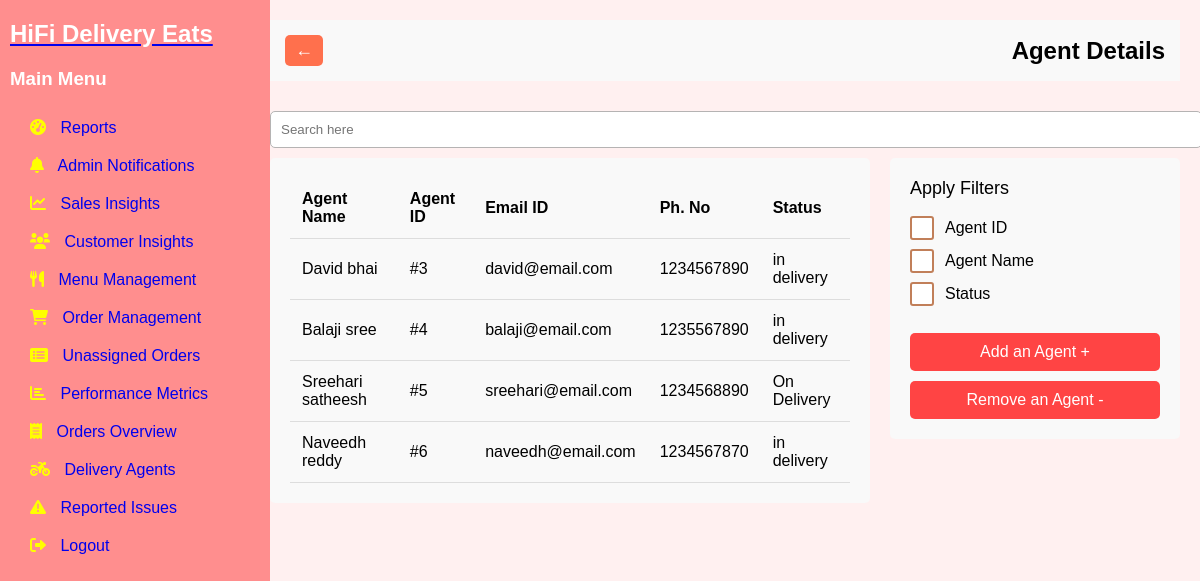
Page /staff-details (signed in) on the earlier database version.
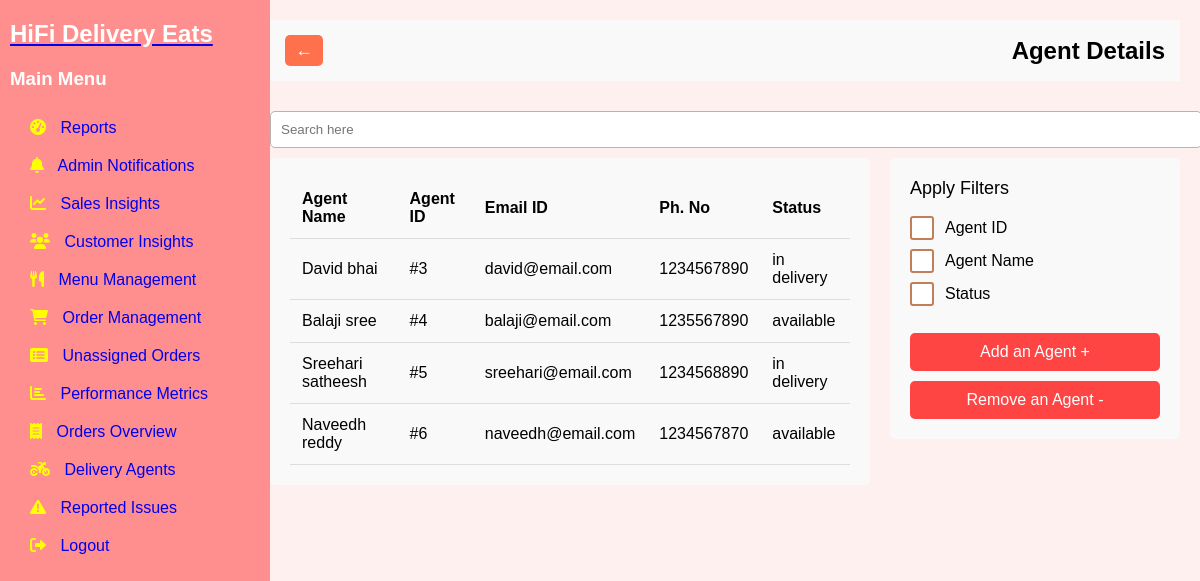
Same page on the later database version.
### tables this page shows
CREATE TABLE Delivery_agents (
        id INTEGER PRIMARY KEY,
        name TEXT NOT NULL,
        status TEXT NOT NULL,
        FOREIGN KEY (id) REFERENCES Users(user_id),
        FOREIGN KEY (name) REFERENCES Users(full_name)
    );

CREATE TABLE users (
        user_id INTEGER PRIMARY KEY AUTOINCREMENT,
        email TEXT UNIQUE NOT NULL,
        password_hash TEXT NOT NULL,
        full_name TEXT,
        phone_number TEXT,
        created_at TIMESTAMP DEFAULT CURRENT_TIMESTAMP,
        updated_at TIMESTAMP DEFAULT CURRENT_TIMESTAMP,
        last_login TIMESTAMP,
        is_active BOOLEAN DEFAULT TRUE,
        is_admin INTEGER DEFAULT 0,
        is_delivery_boy INTEGER DEFAULT 0,
        role_id INTEGER,
        FOREIGN KEY(role_id) REFERENCES roles(role_id)
    );

### app.py (the view)
@app.route('/staff-details')
def staff_list():
    if not is_admin():
        flash('Access denied. Admins only.', 'error')
        return redirect(url_for('signin'))
    conn = get_db_connection()
    staff_data = {}
    cursor = conn.execute('''
        SELECT da.id, da.name, da.status, u.email, u.phone_number as phone, u.created_at
        FROM Delivery_agents da
        JOIN Users u ON da.id = u.user_id''')
    staff_data = []
    for row in cursor:
        staff_data.append({
            'id': str(row['id']),
            'name': row['name'],
            'email': row['email'],
            'phone': row['phone'],
            'status': row['status']
        })
    conn.close()
    return render_template('staff_list.html', staff_data=staff_data)

### app.py (called while the page is built)
def is_admin():
    user_email = session.get('user')
    if not user_email:
        print("No user in session")
        return False
    conn = get_db()
    cursor = conn.cursor()
    cursor.execute('SELECT is_admin FROM Users WHERE email = ?', (user_email,))
    user = cursor.fetchone()
    conn.close()
    if user:
        print(f"User {user_email} is {'an admin' if user['is_admin'] == 1 else 'not an admin'}")
    return user and user['is_admin'] == 1

@app.teardown_appcontext
def close_connection(exception):
    db = getattr(g, '_database', None)
    if db is not None:
        db.close()

def get_db():
    conn = sqlite3.connect('existing_database.db')
    conn.row_factory = sqlite3.Row
    return conn

def get_db_connection():
    conn = sqlite3.connect("existing_database.db")
    conn.row_factory = sqlite3.Row
    return conn

### templates/staff_list.html (shortened to what this page needs)
{% extends 'base.html' %}
{% block extra_css %}
<link rel="stylesheet" href="{{ url_for('static', filename='css/staff_list.css') }}">
{% endblock %}
{% block content %}
<div class="header">
    <button class="back-btn">←</button>
    <h1>Agent Details</h1>
</div>
<input type="text" placeholder="Search here" class="search-bar">
<div class="content-wrapper">
    <div class="staff-table">
        <table>
            <thead>
                <tr>
                    <th>Agent Name</th>
                    <th>Agent ID</th>
                    <th>Email ID</th>
                    <th>Ph. No</th>
                    <th>Status</th>
                </tr>
            </thead>
            <tbody>
                {% for staff in staff_data %}
                <tr>
                    <td><a href="{{ url_for('staff_details', agent_id=staff.id) }}" class="staff-name">{{ staff.name }}</a></td>
                    <td>#{{ staff.id }}</td>
                    <td>{{ staff.email }}</td>
                    <td>{{ staff.phone }}</td>
                    <td>{{ staff.status }}</td>
                </tr>
                {% endfor %}
            </tbody>
        </table>
    </div>
    <div class="filters">
        <div class="filter-title">Apply Filters</div>
        <div class="filter-item">
            <label for="agent-id">Agent ID</label>
        </div>
        <div class="filter-item">
            <label for="agent-name">Agent Name</label>
        </div>
        <div class="filter-item">
            <label for="status">Status</label>
        </div>
        <div class="action-buttons">
            <a href="" class="action-button add">Add an Agent +</a>
            <a href="" class="action-button remove">Remove an Agent -</a>
        </div>
    </div>
</div>
{% endblock %}

### templates/base.html (shortened to what this page needs)
<!DOCTYPE html>
<html lang="en">
<head>
    {% block extra_css %}{% endblock %}
    <link rel="stylesheet" href="{{ url_for('static', filename='css/base.css') }}">
    <link rel="stylesheet" href="https://cdnjs.cloudflare.com/ajax/libs/font-awesome/6.0.0-beta3/css/all.min.css">
</head>
<body>
    <div class="container">
        <div class="sidebar">
            <div class="logo">
                <a href="{{ url_for('restaurant_dashboard') }}">
                    <h2>HiFi Delivery Eats</h2>
                </a>
            </div>
            <div class="menu">
                <h3>Main Menu</h3>
                <ul>
                    <li><a href="{{ url_for('reports')}}" data-section="reports"><i class="fas fa-tachometer-alt"></i> Reports</a></li>
                    <li><a href="{{ url_for('admin_notifications')}}" data-section="admin-notifications"><i class="fas fa-bell"></i> Admin Notifications</a></li>
                    <li><a href="{{ url_for('sales_trends')}}" data-section="sales-trends"><i class="fas fa-chart-line"></i> Sales Insights</a></li>
                    <li><a href="{{ url_for('feedback_analysis')}}" data-section="customer-insights"><i class="fas fa-users"></i> Customer Insights</a></li>
                    <li><a href="{{ url_for('admin')}}"><i class="fas fa-utensils"></i> Menu Management</a></li>
                    <li><a href="{{ url_for('order_management')}}"><i class="fas fa-shopping-cart"></i> Order Management</a></li>
                    <li><a href="{{ url_for('unassigned_orders') }}"><i class="fas fa-list-alt"></i> Unassigned Orders</a></li>
                    <li><a href="{{url_for('performance_metrics')}}"><i class="fas fa-chart-bar"></i> Performance Metrics</a></li>
                    <li><a href="{{ url_for('order_overview') }}"><i class="fas fa-receipt"></i> Orders Overview</a></li>
                    <li><a href="{{url_for('staff_list')}}"><i class="fas fa-motorcycle"></i> Delivery Agents</a></li>
                    <li><a href="{{url_for('issues_reported')}}"><i class="fas fa-exclamation-triangle"></i> Reported Issues</a></li>
                    <li><a href="{{url_for('signin')}}"><i class="fas fa-sign-out-alt"></i> Logout</a></li>
                </ul>
            </div>
        </div>
<div class="main-content">
{% block content %}
{% endblock %}
</div>
</body>
</html>

### static/css/staff_list.css (style rules this page uses)
.header { display: flex; align-items: center; gap: 10px; margin-bottom: 20px; background-color: #f9f9f9; padding: 15px; }
.back-btn { font-size: 18px; padding: 5px 10px; cursor: pointer; background-color: #ff704d; color: white; border: none; border-radius: 5px; }
h1 { margin: 0; font-size: 24px; }
.search-bar { padding: 10px; width: 100%; max-width: 950px; border: 1px solid #b5b3b3; border-radius: 5px; margin: 10px 0; }
.content-wrapper { display: flex; gap: 20px; }
.staff-table { flex: 1; background-color: #f9f9f9; padding: 20px; border-radius: 5px; }
table { width: 100%; border-collapse: collapse; }
th, td { padding: 12px; text-align: left; border-bottom: 1px solid #ddd; }
.staff-name { color: #000; text-decoration: none; }
.filters { width: 250px; background-color: #f9f9f9; padding: 20px; border-radius: 5px; height: fit-content; }
.filter-title { font-size: 18px; font-weight: 500; margin-bottom: 20px; }
.filter-item { margin: 15px 0; display: flex; align-items: center; }
.filter-item label { position: relative; padding-left: 35px; cursor: pointer; font-size: 16px; user-select: none; }
.filter-item label:before { content: ''; position: absolute; left: 0; top: 50%; transform: translateY(-50%); width: 20px; height: 20px; border: 2px solid #c17f59; background-color: white; border-radius: 3px; }
.action-buttons { margin-top: 30px; display: flex; flex-direction: column; gap: 10px; }
.action-button { padding: 10px; border: none; border-radius: 5px; color: white; cursor: pointer; text-align: center; text-decoration: none; font-size: 16px; background-color: #ff4444; transition: background-color 0.3s; }

### static/css/base.css (style rules this page uses)
body, h1, p, ul, li { margin: 0; padding: 0; list-style: none; box-sizing: border-box; }
h2 { margin-top: 0; font-size: 24px; }
body { font-family: Arial, sans-serif; background: #ffe6e698; }
.container { display: flex; flex-wrap: nowrap; height: 100vh; position: relative; }
.sidebar { width: 250px; background: rgb(255, 142, 142); color: white; height: 100vh; padding: 20px 10px; transition: width 0.3s ease, background 0.3s ease; position: fixed; left: 0; top: 0; z-index: 100; }
.sidebar .logo { text-align: center; margin-bottom: 20px; font-size: 24px; font-weight: bold; }
.sidebar .menu ul { padding: 0; }
.sidebar .menu ul li { width: 100%; transition: all 0.3s ease; padding: 10px 20px; }
.sidebar .menu ul li a { display: block; font-size: 16px; transition: font-size 0.3s ease; text-decoration: none; }
.sidebar .menu ul li a i { margin-right: 10px; color: yellow; }
.main-content { flex: 1; padding: 20px; transition: padding 0.3s ease; margin-left: 250px; transition: margin-left 0.3s ease; }
.header { display: flex; justify-content: space-between; align-items: center; margin-bottom: 20px; }
.logo h2 { color: #ffffff; text-align: left; }

Differences in the rows shown:
changed Delivery_agents "Balaji sree": status "in delivery" → "available"
changed Delivery_agents "Sreehari satheesh": status "On Delivery" → "in delivery"
changed Delivery_agents "Naveedh reddy": status "in delivery" → "available"
